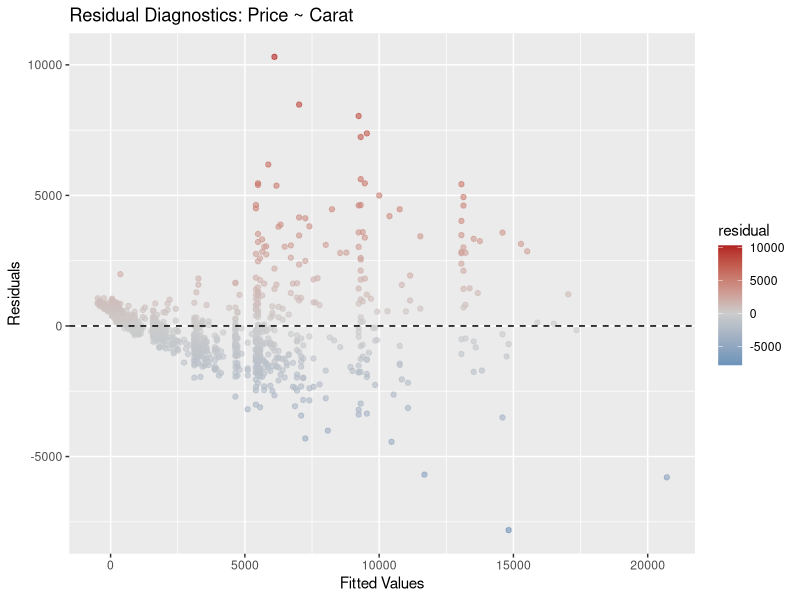

Recreate this plot in R.
#| title: "Diverging Palettes and Residuals"
#| category: "Week 6 Part 3: Colour Theory"
#| dataset-name: "diamonds_sample"
#| description: "Fit a linear model predicting `price` using `carat` on the `diamonds_sample` dataset. Extract the fitted values and residuals into a new tibble called `diag_data`.\nPlot `residual` against `fitted` as a scatterplot. Add a dashed red zero-line using `geom_hline()`. Map the `colour` of the points to the `residual` value, and use `scale_colour_gradient2()` with a midpoint of 0 to create a diverging palette (e.g. blue for negative, red for positive, grey for zero)."
#| prerun-code: "set.seed(42)"
#| stub: "mod <- lm(___ ~ ___, data = diamonds_sample)\ndiag_data <- tibble(\n  fitted = mod$___,\n  residual = ___(mod)\n)\n\nggplot(diag_data, aes(x = fitted, y = residual, colour = ___)) + \n  geom_point(alpha = 0.6) + \n  ___(yintercept = 0, linetype = "dashed", colour = "black") + \n  ____(low = "steelblue", mid = "grey80",\n                         high = "firebrick",\n                          midpoint = 0) + \n  labs(title = "Residual Diagnostics: Price ~ Carat",\n        x = "Fitted Values", y = "Residuals")"

library(ggplot2)
library(dplyr)

set.seed(42)
diamonds_sample <- diamonds |> sample_n(1000)

mod <- lm(price ~ carat, data = diamonds_sample)
diag_data <- tibble(
  fitted = mod$fitted.values,
  residual = resid(mod)
)

p <- ggplot(diag_data, aes(x = fitted, y = residual, colour = residual)) +
  geom_point(alpha = 0.6) +
  geom_hline(yintercept = 0, linetype = "dashed", colour = "black") +
  scale_colour_gradient2(
    low = "steelblue", mid = "grey80",
    high = "firebrick", midpoint = 0
  ) +
  labs(
    title = "Residual Diagnostics: Price ~ Carat",
    x = "Fitted Values", y = "Residuals"
  )

print(p)
